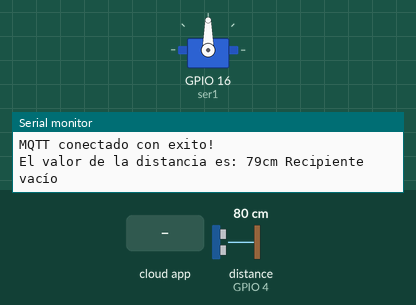
Recording of a sketch running on a simulated ESP8266 (NodeMCU). Shown: servo, the last lines printed to the serial monitor. Wiring (inferred from the names in the program): ultrasonic range finder: trigger GPIO 5; echo GPIO 4. Inputs (shaded band) come from the test bench; at power-on: distance to the obstacle (sensor on GPIO 4) 80 cm. The echo pulse lasts 58.3 µs per cm; WiFi joins after 1.5 s; servers stay silent unless stated; no MQTT or app messages arrive unless stated.

Above: at 2.7 s.
2.8 s: the phone or cloud app sets onoff to ON
At 3.3 s:
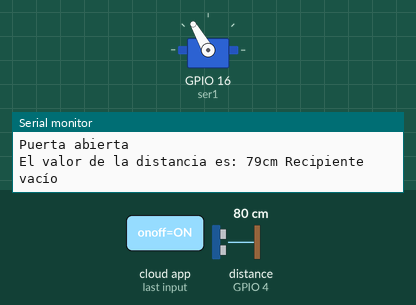
4.3 s: the phone or cloud app sets onoff to OFF
At 5.4 s:
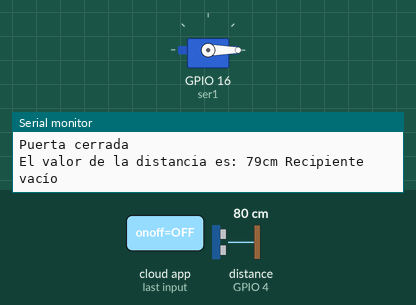
5.8 s: distance to the obstacle (sensor on GPIO 4) set to 19 cm
7.3 s: distance to the obstacle (sensor on GPIO 4) set to 15 cm
Timing chart, 0 to 10.3 s (numbered marks = the images above; inputs shaded):
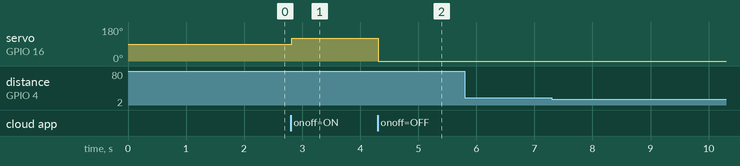

The sketch:

PuertaMedidorCroquetas.ino
```cpp
#include <Servo.h>
#include <ESP8266WiFi.h>
#include "Adafruit_MQTT.h"
#include "Adafruit_MQTT_Client.h"


#define WLAN_SSID       "MEGACABLE393"
#define WLAN_PASS       "canela200100#"
#define AIO_SERVER      "io.adafruit.com"
#define AIO_SERVERPORT  1883
#define AIO_USERNAME    "ubaldo01"
#define AIO_KEY         "aio_RXta707MSUJTpua5Ygi3bJ2vBYeB"

WiFiClient client;

Adafruit_MQTT_Client mqtt(&client, AIO_SERVER, AIO_SERVERPORT, AIO_USERNAME, AIO_USERNAME, AIO_KEY);
Adafruit_MQTT_Subscribe onoffbutton = Adafruit_MQTT_Subscribe(&mqtt, AIO_USERNAME "/feeds/onoff");
Adafruit_MQTT_Publish distValue = Adafruit_MQTT_Publish(&mqtt, AIO_USERNAME "/feeds/ultrasonico");

void ConexionMQQT();

Servo ser1;
uint16_t valorDistancia = 0;
long tiempoUltimaLectura=0;
const int Trigger = 5;
const int Echo = 4;
unsigned long previousMillis = 0;

void setup()
{
  Serial.begin(115200);

  ser1.attach(16);

  pinMode(Trigger, OUTPUT);
  pinMode(Echo, INPUT);
  digitalWrite(Trigger, LOW);
  delay(10);

  Serial.println(F("Adafruit / PROYECTO"));

  Serial.println(); Serial.println();
  Serial.print("Conectando a ");
  Serial.println(WLAN_SSID);

  WiFi.begin(WLAN_SSID, WLAN_PASS);
  while (WiFi.status() != WL_CONNECTED)
  {
    delay(500);
    Serial.print(".");
  }
  Serial.println();

  Serial.println("WiFi Conectado con exito");
  Serial.print("Su dirreción IP address: "); Serial.println(WiFi.localIP());

  mqtt.subscribe(&onoffbutton);
}

void loop()
{

   ConexionMQQT();

  Adafruit_MQTT_Subscribe *subscription;


     if(millis()-tiempoUltimaLectura>1000)
     {
        valorDistancia=distancia();

        if (! distValue.publish(valorDistancia))
        {
          Serial.println(F("Failed Distancia"));
        }
        if(valorDistancia >= 17)
        {
          Serial.print("El valor de la distancia es: ");
          Serial.print(valorDistancia);
          Serial.print("cm");
          Serial.println(" Recipiente vacío");
        }
        else
        {
          Serial.print("El valor de la distancia es: ");
          Serial.print(valorDistancia);
          Serial.print("cm");
          Serial.println(" Recipiente lleno");
        }
       tiempoUltimaLectura=millis();
    }

   subscription = mqtt.readSubscription(5000);

    if (subscription == &onoffbutton)
    {
      Serial.print(F("On-Off button: "));
      Serial.println((char *)onoffbutton.lastread);

        if (strcmp((char *)onoffbutton.lastread, "ON") == 0)
          {
            ser1.write(120);
            Serial.println("120° grados");
            Serial.println("Puerta abierta");
          }
        if (strcmp((char *)onoffbutton.lastread, "OFF") == 0)
          {
            ser1.write(0);
            Serial.println("0° grados");
            Serial.println("Puerta cerrada");
          }
    }

  // por si el ping esta alto desconecte
  //if(! mqtt.ping()) {
   // mqtt.disconnect();
  //}
}

void ConexionMQQT()
{
  int8_t ret;

  if (mqtt.connected())
  {
    return;
  }

  Serial.println("Conectando a MQTT... Espera compa");

  uint8_t retries = 3;
  while ((ret = mqtt.connect()) != 0)
  {
       Serial.println(mqtt.connectErrorString(ret));
       Serial.println("Reintentando conexión MQTT ...");
       mqtt.disconnect();
       delay(5000);
       retries--;
       if (retries == 0)
       {
         while (1);
       }
  }
  Serial.println("MQTT conectado con exito!");
}


long distancia()
{
  long t; //timepo que demora en llegar el eco
  long d; //distancia en centimetros

  digitalWrite(Trigger, HIGH);
  delayMicroseconds(10);          //Enviamos un pulso de 10us
  digitalWrite(Trigger, LOW);
  t = pulseIn(Echo, HIGH); //obtenemos el ancho del pulso
  d = t/59;             //escalamos el tiempo a una distancia en cm
  return d;
}
```

Measured:
- after the input at 2.8 s, servo on GPIO 16 (ser1): 90° → 120° at once
- after the input at 4.3 s, servo on GPIO 16 (ser1): 120° → 0° at once
- after the input at 5.8 s, every drawn part: stays the same
